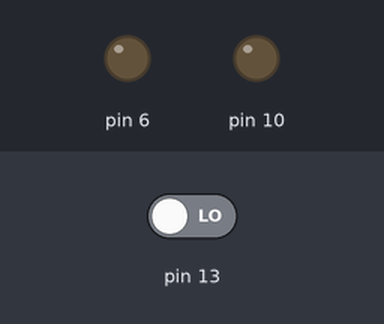
The sketch below on a simulated Arduino Uno, built with avr-gcc and run on an emulated ATmega328P. On the bench: output pins drawn as LEDs (lit = HIGH). Dashed ring = blinking. The test bench sets the inputs (shaded band); at power-on: pin 13 LOW.

Above: at 1.2 s.
1.3 s: pin 13 driven HIGH
At 1.7 s:
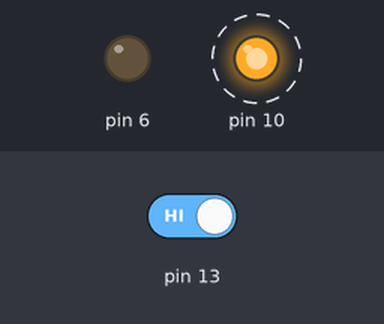
At 2.2 s:
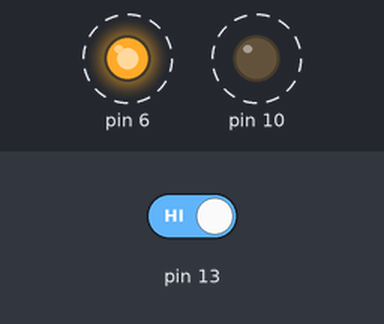
Timing chart, 0 to 10.3 s (numbered marks = the images above; inputs shaded):
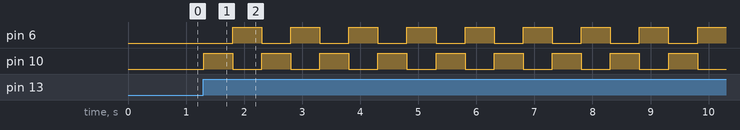

The sketch:

step2.ino
```cpp
#include <led.h>
//#define DEGUB 1

#define BLINK_TIME 500

bool pushingButton = false;
bool blinking = false;

Led ledLeftRed;
Led ledRightRed;

void setup(){
  ledLeftRed.init(10);
  ledRightRed.init(6);
  pinMode(13,INPUT);
#ifdef DEGUB
  Serial.begin(9600);
#endif
}

void loop(){
  bool v = digitalRead(13);
  delay(1);

  if (v && v != pushingButton){
#ifdef DEGUB
    Serial.println("Button Pushed ");
#endif
    blinking = !blinking;
  }

  if (blinking){
    ledLeftRed.on();
    delay(BLINK_TIME);
    ledLeftRed.off();
    ledRightRed.on();
    delay(BLINK_TIME);
    ledRightRed.off();
  }

  pushingButton = v;

}
```

Measured:
- after the input at 1.3 s, pin 6: alternates HIGH for 0.50 s and LOW for 0.50 s, starting after 0.50 s; pin 10: alternates HIGH for 0.50 s and LOW for 0.50 s, starting at once
